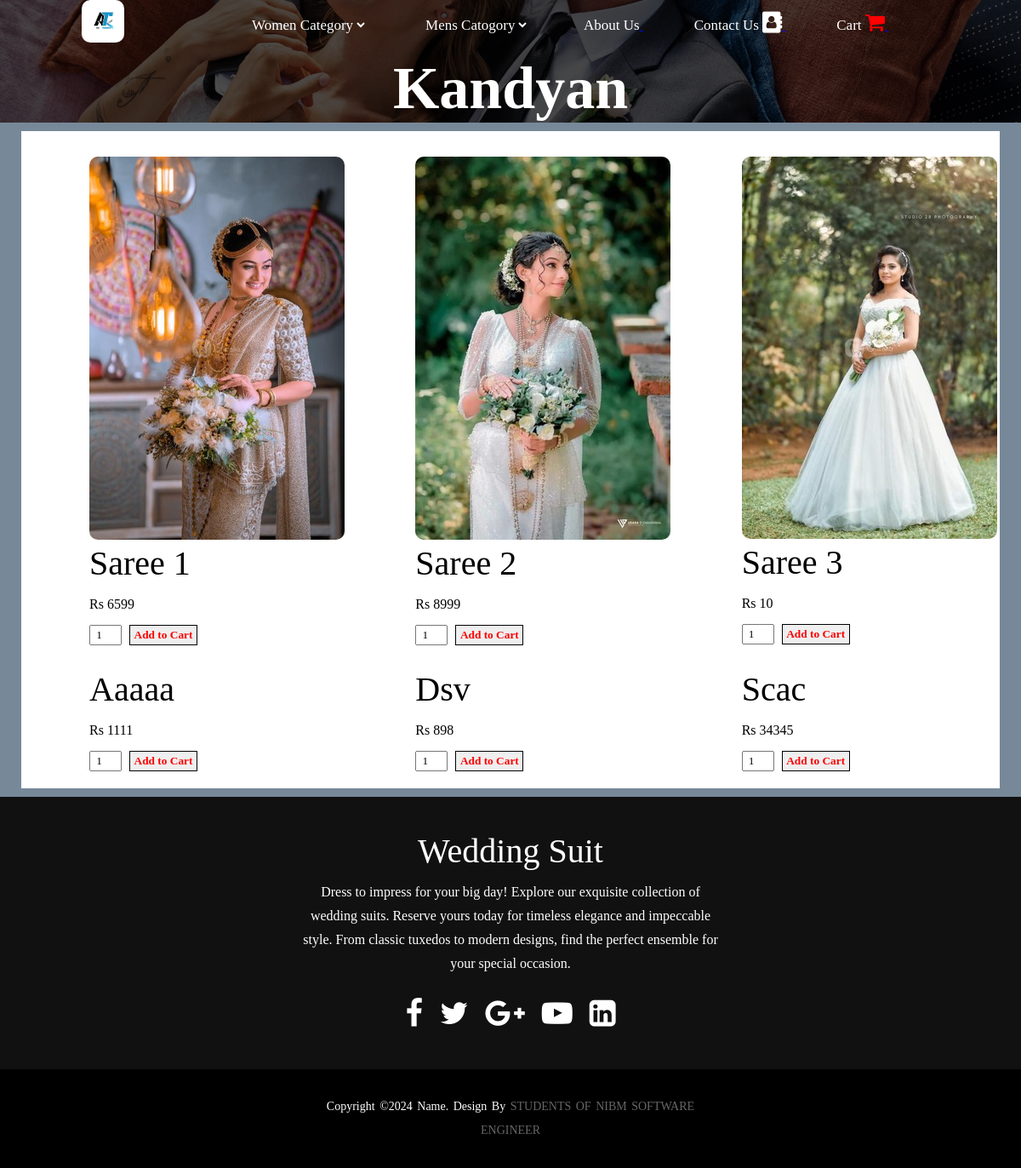
/WomenKandyan.php, run on the app's committed database.
### tables this page shows
CREATE TABLE `child_ladies_admin_control` (
  `id` int(10) NOT NULL,
  `description` varchar(500) NOT NULL,
  `image` varchar(100) NOT NULL,
  `price` double NOT NULL
);

### WomenKandyan.php (the view, shortened to what this page needs)
<?php
    require_once 'DBConn.php';
?>
<!DOCTYPE html>
<html lang="en">
<head>
    <link rel="stylesheet" href="HomePage.css">
    <link rel="stylesheet" href="https://cdnjs.cloudflare.com/ajax/libs/font-awesome/4.7.0/css/font-awesome.min.css">
</head>
<body>
    <div class="container">
        <div class="navbar">
            <a href="FirstPage.php"><img src="img/alitradersicon.jpg" class="logo"></a>
            <nav>
                <ul>
                    <li>
                        <select name="" id="lds" onchange="window.location.href=this.value;" onfocus="this.size=3;" onblur="this.size=0;" onchange="this.size=1; this.blur()">
                            <option selected disabled>Women Category</option>
                        </select>
                    </li>
                    <li>
                        <select name="" id="mns" onchange="window.location.href=this.value;" onfocus="this.size=3;" onblur="this.size=0;" onchange="this.size=1; this.blur()">
                            <option selected disabled>Mens Catogory</option>
                        </select>
                    </li>
                    <li><a href="about.php">About Us</li>
                    <li><a href="contact.php">Contact Us&nbsp;<i class="fa fa-address-book" style="font-size:25px"></i></li>
                    <li><a href="cart.php">Cart&nbsp;<i class="fa fa-shopping-cart" style="font-size:25px;color:red"></i></li>
                </ul>
            </nav>
        </div>
        <h1>Kandyan</h1>
    </div>
    <div class="conten produdiv">
        <?php
            $query="SELECT * FROM child_ladies_admin_control ORDER BY id ASC;";
            $result=mysqli_query($conn,$query);
            if(mysqli_num_rows($result) > 0){
                while($row = mysqli_fetch_array($result)){
                    ?>
                        <form action="WomenKandyan.php?action=add&id=<?php echo $row["id"] ?>" method="POST">
                            <div class="product">
                                <img class="pic" src="img/<?php echo $row["image"]; ?>" alt="">
                                <h3><?php echo $row["description"]; ?></h3>
                                <p>Rs <?php echo $row["price"]; ?></p>
                                <input type="number" id="quantity" name="quantity" value="1">
                                <input type="submit" name="add" id="spc" value="Add to Cart">
                            </div>
                        </form>
                    <?php
                }
            }
            ?>
    </div>
    <footer>
    <div class="footer-content">
                <h3>Wedding Suit</h3>
                <p>Dress to impress for your big day! Explore our exquisite collection of wedding suits. Reserve yours today for timeless elegance and impeccable style. From classic tuxedos to modern designs, find the perfect ensemble for your special occasion.</p>
                <ul class="socials">
                    <li><a href="#"><i class="fa fa-facebook-f" style="font-size:36px"></i></a></li>
                    <li><a href="#"><i class="fa fa-twitter" style="font-size:36px"></i></a></li>
                    <li><a href="#"><i class="fa fa-google-plus" style="font-size:36px"></i></a></li>
                    <li><a href="#"><i class="fa fa-youtube-play" style="font-size:36px"></i></a></li>
                    <li><a href="#"><i class="fa fa-linkedin-square" style="font-size:36px"></i></a></li>
                </ul>
            </div>
            <div class="footer-bottom">
                <p>Copyright &copy;2024 name. Design By <span>Students of NIBM Software Engineer</span></p>
            </div>
    </footer>
</body>
</html>

### HomePage.css (style rules this page uses)
body { background-color: lightslategray; }
* { margin: 0; padding: 0; font-family: DomD Reg,Georgia,serif; }
.pic { border-radius: 10px; }
.container { width: 100%; height: 50%; background-image: linear-gradient(rgba(0,0,0,0.7),rgba(0,0,0,0.7)),url(img/hero-1024.webp); background-position: center; background-size: cover; padding-left: 8%; padding-right: 8%; box-sizing: border-box; }
.navbar { height: 12%; display: flex; align-items: center; }
.logo { width: 50px; cursor: pointer; border-radius: 10px; }
nav { flex: 1; text-align: right; }
nav ul li { list-style: none; display: inline-block; margin-left: 60px; }
nav ul li a { text-decoration: none; color: white; font-size: 17px; }
nav ul li select { text-decoration: none; color: white; font-size: 17px; background: transparent; border: 0; }
nav ul li select option { background: transparent; }
h1 { text-align: center; font-weight: 700; color: white; font-size: 70px; font-family: "Freight Display Pro",Georgia,serif; margin-top: 10px; }
.conten { display: grid; grid-template-columns: repeat(3,auto); margin-top: 10px; padding-top: 20px; padding-bottom: 20px; background-color: white; }
#quantity { width: 30px; padding: 2px; text-align: center; }
.product { margin-top: 10px; }
#spc { color: red; border: 1px solid black; width: 80px; font-weight: bold; padding: 3px; margin-left: 5px; }
footer { width: 100vw; height: auto; margin-top: 10px; background-color: #111; font-family: "Open Sans"; padding-top: 40px; color: white; }
.footer-content { display: flex; align-items: center; justify-content: center; flex-direction: column; text-align: center; }
h3 { font-size: 40px; font-weight: 400; text-transform: capitalize; line-height: 3rem; }
p { max-width: 500px; margin: 10px auto; line-height: 28px; font-size: 16px; }
.socials { list-style: none; display: flex; align-items: center; justify-content: center; margin: 1rem 0 3rem 0; }
.socials li { margin: 0 10px; }
.socials a { text-decoration: none; color: white; }
.footer-bottom { background-color: black; width: 100vm; padding: 20px 0; text-align: center; }
.footer-bottom p { font-size: 14px; word-spacing: 2px; text-transform: capitalize; }
.footer-bottom span { text-transform: uppercase; opacity: .4; font-weight: 200; }
.produdiv { margin-left: 25px; margin-right: 25px; }
.product { margin-left: 80px; }

### data on the page
child_ladies_admin_control: image (picture), description "Saree 1", price "6599"
child_ladies_admin_control: image (picture), description "Saree 2", price "8999"
child_ladies_admin_control: image (picture), description "Saree 3", price "10"
child_ladies_admin_control: description "Aaaaa", price "1111"
child_ladies_admin_control: description "Dsv", price "898"
child_ladies_admin_control: description "Scac", price "34345"
